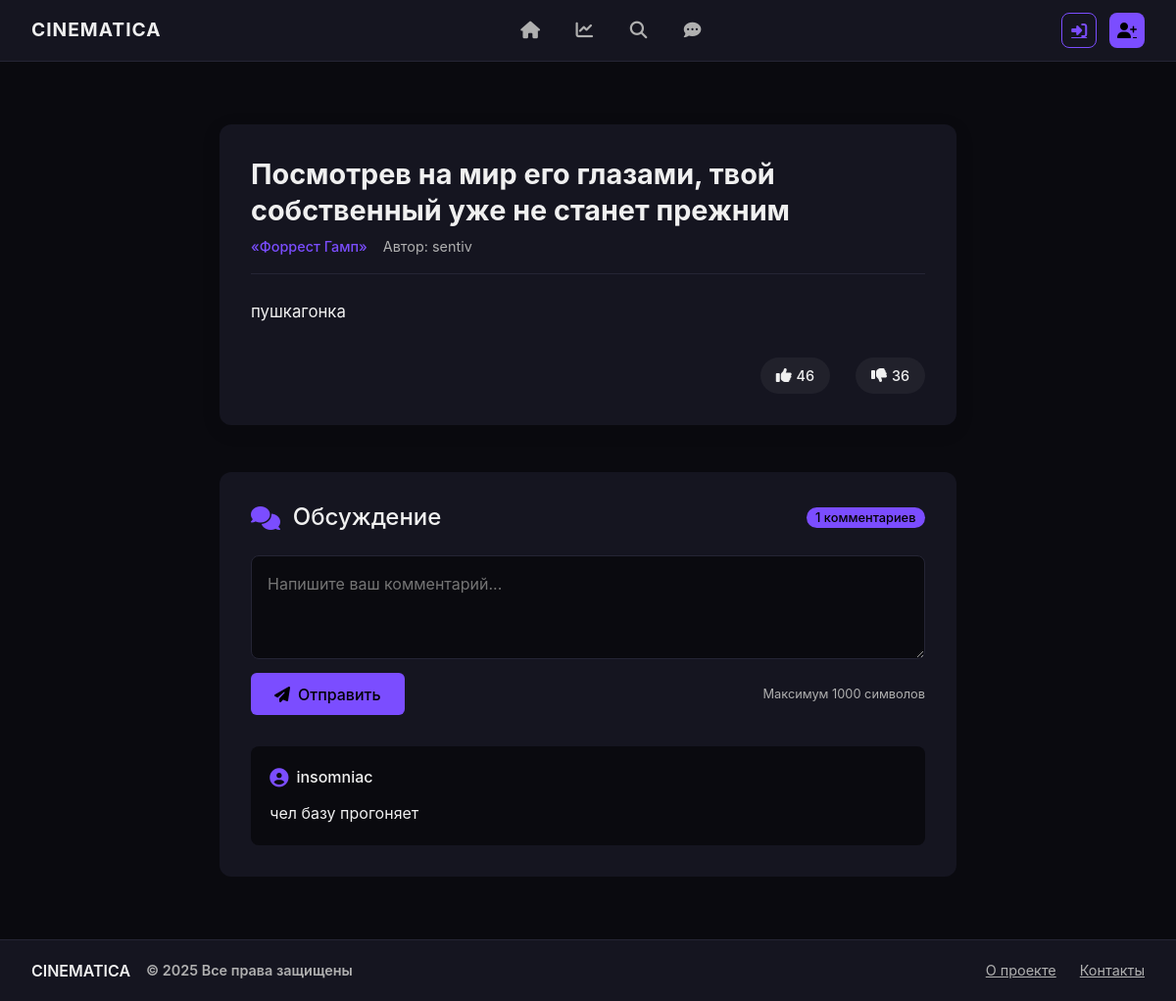
The page /review/1 on the database its author committed.
### app.py (models this page shows)
class Reviews(db.Model):
    review_id = db.Column(db.Integer, primary_key=True)
    movie_title = db.Column(db.Text, nullable=False)
    review_title = db.Column(db.Text, nullable=False)
    review_text = db.Column(db.Text, nullable=False)
    reviewusername = db.Column(db.Text,nullable=False)
    review_likes = db.Column(db.Integer, nullable=False)
    review_dislikes = db.Column(db.Integer, nullable=False)

class Comments(db.Model):
    comment_id = db.Column(db.Integer, primary_key=True)
    comment_username = db.Column(db.Text, nullable=False)
    comment_text = db.Column(db.Text, nullable=False)
    comment_review_id = db.Column(db.Integer, nullable=False)

### app.py (the view)
@app.route('/review/<int:review_id>', methods=['POST','GET'])
def review(review_id):
    if 'loggedin' in session:
        if session['loggedin']==True:
            user_id = session['id']
            username = Users.query.filter_by(user_id=user_id).first().username
            if request.method == 'POST':
                comment_text = request.form['comment_text']
                comment = Comments(comment_text=comment_text, comment_review_id=review_id,comment_username=username)
                db.session.add(comment)
                db.session.commit()
            review = Reviews.query.filter_by(review_id=review_id).first()
            comments = Comments.query.filter_by(comment_review_id=review_id).all()
            return render_template('review.html',review=review,username=username,loggedin=True,comments=comments)
    else:
        comments = Comments.query.filter_by(comment_review_id=review_id).all()
        if request.method == 'POST': return redirect(url_for('login'))
        review = Reviews.query.filter_by(review_id=review_id).first()
        return render_template('review.html',review=review,loggedin=False,comments=comments)

### templates/review.html (shortened to what this page needs)
{% if loggedin %}
  {% extends 'base_logged.html' %}
{% else %}
  {% extends 'base.html' %}
{% endif %}
{% block extra_css %}
  <link rel="stylesheet" href="{{ url_for('static', filename='css/review.css')}}">
{% endblock %}
{% block content %}
<section class="review-page">
  <article class="full-review">
    <div class="review-header">
      <h1 class="review-title">{{review.review_title}}</h1>
      <div class="review-meta">
        <span class="movie-title">«{{review.movie_title}}»</span>
        <span class="review-author">Автор: {{review.reviewusername}}</span>
      </div>
    </div>
    <div class="review-content">
      {{review.review_text|safe}}
    </div>
    <div class="review-actions">
  <div class="rating-widget">
    <a href="#" class="like-btn" data-review-id="{{review.review_id}}" style="cursor: pointer; text-decoration: none; color: inherit;">
      <i class="fas fa-thumbs-up"></i>
      <span class="count">{{review.review_likes}}</span>
    </a>
    <a href="#" class="dislike-btn" data-review-id="{{review.review_id}}" style="cursor: pointer; text-decoration: none; color: inherit; margin-left: 10px;">
      <i class="fas fa-thumbs-down"></i>
      <span class="count">{{review.review_dislikes}}</span>
    </a>
  </div>
</div>
  </article>
  <section class="comments-section">
    <div class="section-header">
      <h2 class="section-title">
        <i class="fas fa-comments"></i>
        <span>Обсуждение</span>
        <span class="comments-count">{{comments|length}} комментариев</span>
      </h2>
    </div>
    <form method="post" class="comment-form">
      <div class="form-group">
        <textarea name="comment_text"
                  placeholder="Напишите ваш комментарий..."
                  class="comment-input"
                  rows="3"
                  required></textarea>
        <div class="form-footer">
          <button type="submit" class="submit-comment">
            <i class="fas fa-paper-plane"></i> Отправить
          </button>
          <div class="form-hint">Максимум 1000 символов</div>
        </div>
      </div>
    </form>
   <div class="comments-list">
  {% for comment in comments %}
  <div class="comment">
    <div class="comment-header">
      <div class="comment-author">
        <i class="fas fa-user-circle"></i>
        <span>{{comment.comment_username}}</span>
      </div>
    </div>
    <div class="comment-text">
      {{comment.comment_text}}
    </div>
  </div>
  {% endfor %}
</div>
  </section>
</section>
{% endblock %}

### static/css/main.css (style rules this page uses)
:root { --bg-dark: #0A0A0F; --bg-secondary: #151520; --accent: #7B4DFF; --accent-hover: #936DFF; --text-primary: #F0F0F0; --text-secondary: #B0B0B0; --border-color: #252535; }
.dark-theme { background-color: var(--bg-dark); color: var(--text-primary); font-family: 'Inter', -apple-system, sans-serif; line-height: 1.5; display: flex; flex-direction: column; min-height: 100vh; }

### static/css/review.css (style rules this page uses)
.review-page { max-width: 800px; margin: 2rem auto; padding: 0 1.5rem; }
.full-review { background: var(--bg-secondary); padding: 2rem; border-radius: 12px; margin-bottom: 3rem; box-shadow: 0 5px 20px rgba(0, 0, 0, 0.1); }
.review-header { margin-bottom: 1.5rem; padding-bottom: 1rem; border-bottom: 1px solid var(--border-color); }
.review-title { font-size: 1.8rem; font-weight: 700; color: var(--text-primary); margin-bottom: 0.5rem; line-height: 1.3; }
.review-meta { display: flex; flex-wrap: wrap; gap: 1rem; font-size: 0.9rem; color: var(--text-secondary); }
.movie-title { color: var(--accent); font-weight: 500; }
.review-author { display: flex; align-items: center; gap: 0.3rem; }
.review-content { color: var(--text-primary); line-height: 1.7; font-size: 1.05rem; margin-bottom: 2rem; }
.review-actions { display: flex; justify-content: flex-end; }
.rating-widget { display: flex; gap: 1rem; }
.like-btn, .dislike-btn { display: flex; align-items: center; gap: 0.3rem; background: rgba(255, 255, 255, 0.05); border: none; padding: 0.5rem 1rem; border-radius: 20px; cursor: pointer; transition: all 0.2s ease; }
.like-btn { color: #00c853; }
.dislike-btn { color: #ff5252; }
.count { font-weight: 500; font-size: 0.9rem; }
.comments-section { background: var(--bg-secondary); padding: 2rem; border-radius: 12px; }
.section-header { margin-bottom: 1.5rem; }
.section-title { display: flex; align-items: center; gap: 0.8rem; font-size: 1.5rem; color: var(--text-primary); }
.section-title i { color: var(--accent); }
.comments-count { background: var(--accent); color: #000; padding: 0.2rem 0.6rem; border-radius: 20px; font-size: 0.8rem; margin-left: auto; }
.comment-form { margin-bottom: 2rem; }
.comment-input { width: 100%; padding: 1rem; background: var(--bg-dark); border: 1px solid var(--border-color); border-radius: 8px; color: var(--text-primary); font-size: 1rem; resize: vertical; min-height: 100px; transition: all 0.3s ease; }
.form-footer { display: flex; justify-content: space-between; align-items: center; margin-top: 0.5rem; }
.submit-comment { background: var(--accent); color: #000; border: none; padding: 0.6rem 1.5rem; border-radius: 6px; font-weight: 500; cursor: pointer; display: flex; align-items: center; gap: 0.5rem; transition: all 0.3s ease; }
.form-hint { font-size: 0.8rem; color: var(--text-secondary); }
.comments-list { display: flex; flex-direction: column; gap: 1.5rem; }
.comment { background: var(--bg-dark); padding: 1.2rem; border-radius: 8px; }
.comment-header { display: flex; justify-content: space-between; align-items: center; margin-bottom: 0.8rem; }
.comment-author { display: flex; align-items: center; gap: 0.5rem; font-weight: 500; color: var(--text-primary); }
.comment-author i { color: var(--accent); font-size: 1.2rem; }
.comment-text { color: var(--text-primary); line-height: 1.6; }

### rows shown on the page
Reviews: review_title "Посмотрев на мир его глазами, твой собственный уже не станет прежним", movie_title "Форрест Гамп", reviewusername "sentiv", review_text "пушкагонка", review_likes "46", review_dislikes "36"
Comments: comment_username "insomniac", comment_text "чел базу прогоняет"

### other values the page prints
{{ comments|length }} "1"
